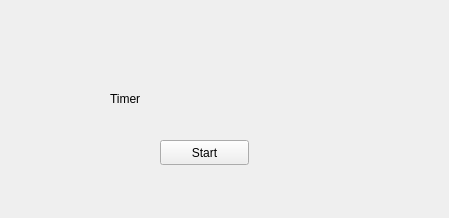
<?xml version="1.0" encoding="UTF-8"?>
<ui version="4.0">
 <class>Widget</class>
 <widget class="QWidget" name="Widget">
  <property name="geometry">
   <rect>
    <x>0</x>
    <y>0</y>
    <width>449</width>
    <height>218</height>
   </rect>
  </property>
  <property name="windowTitle">
   <string>Widget</string>
  </property>
  <widget class="QLabel" name="label">
   <property name="geometry">
    <rect>
     <x>110</x>
     <y>90</y>
     <width>181</width>
     <height>17</height>
    </rect>
   </property>
   <property name="text">
    <string>Timer</string>
   </property>
  </widget>
  <widget class="QPushButton" name="pushButton">
   <property name="geometry">
    <rect>
     <x>160</x>
     <y>140</y>
     <width>89</width>
     <height>25</height>
    </rect>
   </property>
   <property name="text">
    <string>Start</string>
   </property>
  </widget>
 </widget>
 <resources/>
 <connections/>
</ui>
